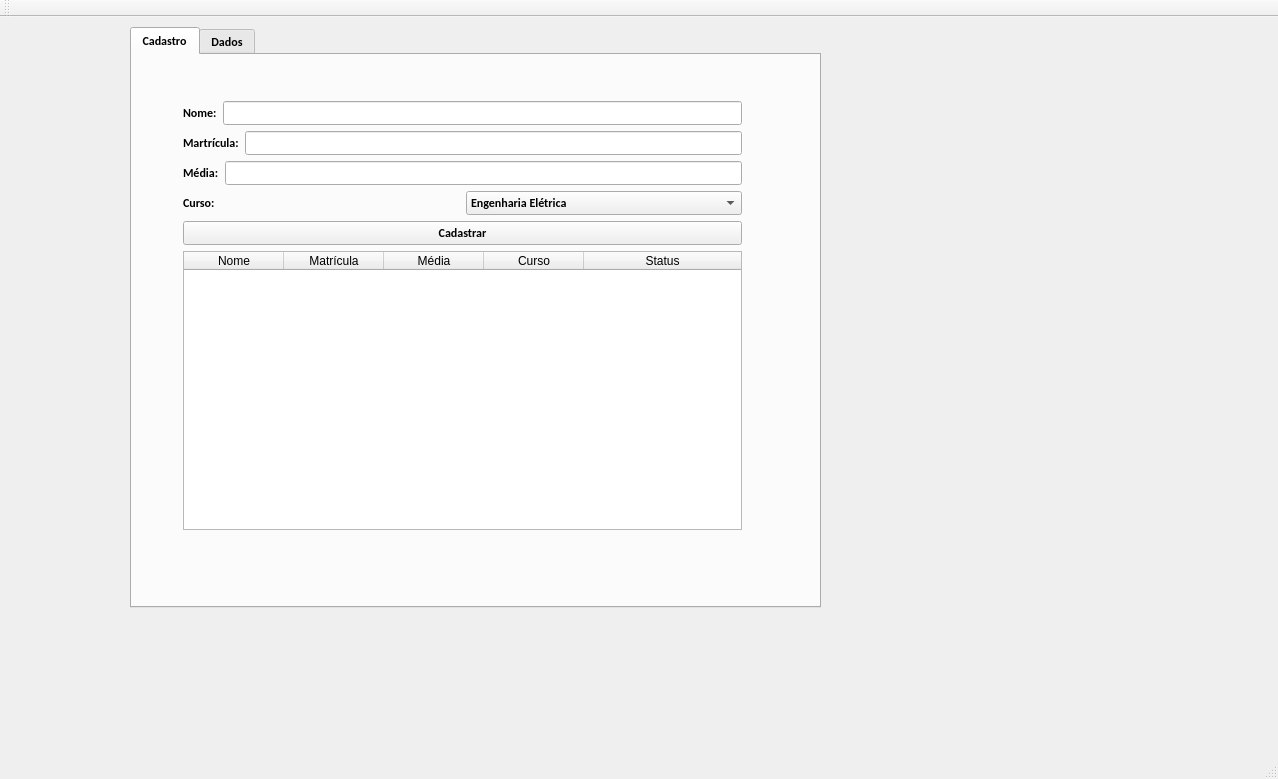
<?xml version="1.0" encoding="UTF-8"?>
<ui version="4.0">
 <class>MainWindow</class>
 <widget class="QMainWindow" name="MainWindow">
  <property name="geometry">
   <rect>
    <x>0</x>
    <y>0</y>
    <width>1278</width>
    <height>779</height>
   </rect>
  </property>
  <property name="windowTitle">
   <string>MainWindow</string>
  </property>
  <widget class="QWidget" name="centralWidget">
   <widget class="QTabWidget" name="tabWidget">
    <property name="geometry">
     <rect>
      <x>130</x>
      <y>10</y>
      <width>691</width>
      <height>581</height>
     </rect>
    </property>
    <property name="font">
     <font>
      <family>Carlito</family>
      <weight>75</weight>
      <italic>false</italic>
      <bold>true</bold>
     </font>
    </property>
    <property name="currentIndex">
     <number>0</number>
    </property>
    <widget class="QWidget" name="tab">
     <attribute name="title">
      <string>Cadastro</string>
     </attribute>
     <widget class="QWidget" name="">
      <property name="geometry">
       <rect>
        <x>40</x>
        <y>35</y>
        <width>581</width>
        <height>451</height>
       </rect>
      </property>
      <layout class="QVBoxLayout" name="verticalLayout_2">
       <item>
        <layout class="QVBoxLayout" name="verticalLayout">
         <item>
          <layout class="QHBoxLayout" name="horizontalLayout_3">
           <item>
            <widget class="QLabel" name="label">
             <property name="text">
              <string>Nome:</string>
             </property>
            </widget>
           </item>
           <item>
            <widget class="QLineEdit" name="input_nome"/>
           </item>
          </layout>
         </item>
         <item>
          <layout class="QHBoxLayout" name="horizontalLayout_4">
           <item>
            <widget class="QLabel" name="label_3">
             <property name="text">
              <string>Martrícula:</string>
             </property>
            </widget>
           </item>
           <item>
            <widget class="QLineEdit" name="input_mat"/>
           </item>
          </layout>
         </item>
         <item>
          <layout class="QHBoxLayout" name="horizontalLayout_5">
           <item>
            <widget class="QLabel" name="label_4">
             <property name="text">
              <string>Média:</string>
             </property>
            </widget>
           </item>
           <item>
            <widget class="QLineEdit" name="input_med"/>
           </item>
          </layout>
         </item>
         <item>
          <layout class="QHBoxLayout" name="horizontalLayout">
           <item>
            <widget class="QLabel" name="label_5">
             <property name="text">
              <string>Curso:</string>
             </property>
            </widget>
           </item>
           <item>
            <widget class="QComboBox" name="cursoBox">
             <property name="currentText">
              <string>Engenharia Elétrica</string>
             </property>
             <item>
              <property name="text">
               <string>Engenharia Elétrica</string>
              </property>
             </item>
             <item>
              <property name="text">
               <string>Engenharia Mecânica</string>
              </property>
             </item>
             <item>
              <property name="text">
               <string>Engenharia Civil</string>
              </property>
             </item>
            </widget>
           </item>
          </layout>
         </item>
         <item>
          <widget class="QPushButton" name="btncadastrar">
           <property name="font">
            <font>
             <family>Carlito</family>
             <weight>75</weight>
             <italic>false</italic>
             <bold>true</bold>
            </font>
           </property>
           <property name="text">
            <string>Cadastrar</string>
           </property>
          </widget>
         </item>
        </layout>
       </item>
       <item>
        <widget class="QTableWidget" name="tabela">
         <attribute name="horizontalHeaderStretchLastSection">
          <bool>true</bool>
         </attribute>
         <column>
          <property name="text">
           <string>Nome</string>
          </property>
         </column>
         <column>
          <property name="text">
           <string>Matrícula</string>
          </property>
         </column>
         <column>
          <property name="text">
           <string>Média</string>
          </property>
         </column>
         <column>
          <property name="text">
           <string>Curso</string>
          </property>
         </column>
         <column>
          <property name="text">
           <string>Status</string>
          </property>
         </column>
        </widget>
       </item>
      </layout>
     </widget>
    </widget>
    <widget class="QWidget" name="tab_2">
     <attribute name="title">
      <string>Dados</string>
     </attribute>
    </widget>
   </widget>
  </widget>
  <widget class="QMenuBar" name="menuBar">
   <property name="geometry">
    <rect>
     <x>0</x>
     <y>0</y>
     <width>1278</width>
     <height>25</height>
    </rect>
   </property>
  </widget>
  <widget class="QToolBar" name="mainToolBar">
   <attribute name="toolBarArea">
    <enum>TopToolBarArea</enum>
   </attribute>
   <attribute name="toolBarBreak">
    <bool>false</bool>
   </attribute>
  </widget>
  <widget class="QStatusBar" name="statusBar"/>
 </widget>
 <layoutdefault spacing="6" margin="11"/>
 <resources/>
 <connections/>
</ui>
